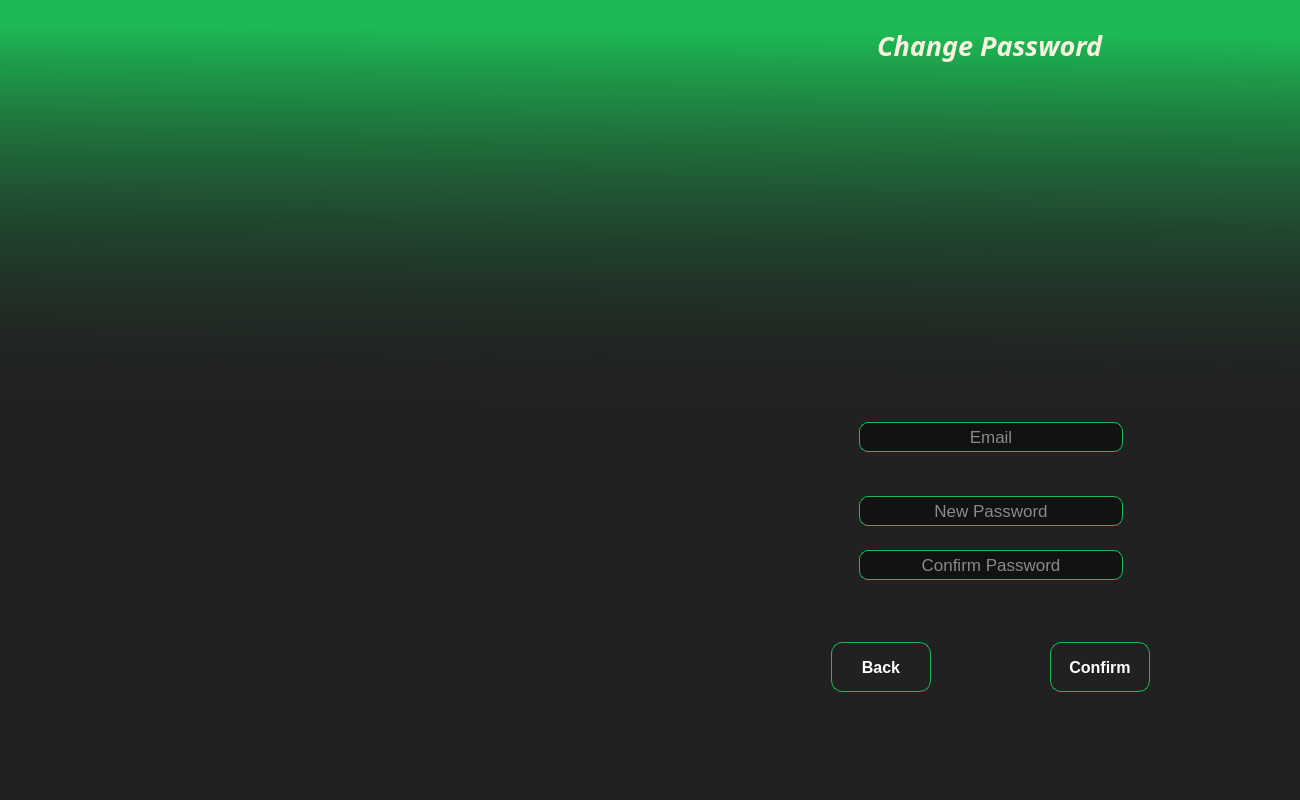
<?xml version="1.0" encoding="UTF-8"?>
<ui version="4.0">
 <class>MainWindow</class>
 <widget class="QMainWindow" name="MainWindow">
  <property name="geometry">
   <rect>
    <x>0</x>
    <y>0</y>
    <width>1300</width>
    <height>800</height>
   </rect>
  </property>
  <property name="minimumSize">
   <size>
    <width>1200</width>
    <height>500</height>
   </size>
  </property>
  <property name="maximumSize">
   <size>
    <width>167777</width>
    <height>167777</height>
   </size>
  </property>
  <property name="windowTitle">
   <string>E-Charging</string>
  </property>
  <property name="windowIcon">
   <iconset resource="resource.qrc">
    <normaloff>:/img/img/logo.png</normaloff>:/img/img/logo.png</iconset>
  </property>
  <property name="styleSheet">
   <string notr="true">
*{
border:none;
background-color:transparent;
background:transparent;
padding:0;
margin:0;
color:#fff;

}
#MainWindow{
background-color: qlineargradient(spread:pad, x1:0.564, y1:0, x2:0.549, y2:1, stop:0.0392157 rgba(29, 185, 84, 255), stop:0.52451 rgba(33, 33, 33, 255));
}


#centralwidget{
	/*background-color: rgb(39, 38, 60);
background-color: #212121;*/
background-color: qlineargradient(spread:pad, x1:0.564, y1:0, x2:0.549, y2:1, stop:0.0392157 rgba(29, 185, 84, 10), stop:0.52451 rgba(33, 33, 33, 255));
}
/*#pushButton{
border:5px solid #1db954;
border-radius:45px;
text-align:center;

}*/
/*QPushButton{
text-align:left;
padding:5px 10px;
border-top-left-radius:10px;
border-bottom-left-radius:10px;
}*/

QLineEdit{
background-color: #121212 /*rgb(27, 27, 39)*/;
border:1px solid #1db954/*cc5bce*/;
color:white;
text-align:center;
border-radius:9px;
}
#enter,#exist,#enterp,#signp{
border:1px solid #1db954/*cc5bce*/;
border-radius:11.25px;
text-align:center;
}
#enter:hover,#exist:hover,#enterp:hover,#signp:hover{
border:1px solid #121212 /*#cc5bce*/;
border-radius:11.25px;
text-align:center;
color:#121212;
background-color:#1db954 /*rgb(27, 27, 39)*/;
}</string>
  </property>
  <widget class="QWidget" name="centralwidget">
   <layout class="QHBoxLayout" name="horizontalLayout">
    <item>
     <widget class="QLabel" name="ani">
      <property name="text">
       <string/>
      </property>
      <property name="alignment">
       <set>Qt::AlignBottom|Qt::AlignHCenter</set>
      </property>
     </widget>
    </item>
    <item>
     <widget class="QStackedWidget" name="stackedWidget">
      <property name="minimumSize">
       <size>
        <width>4</width>
        <height>0</height>
       </size>
      </property>
      <property name="maximumSize">
       <size>
        <width>600</width>
        <height>800</height>
       </size>
      </property>
      <property name="currentIndex">
       <number>1</number>
      </property>
      <widget class="QWidget" name="Login">
       <layout class="QVBoxLayout" name="verticalLayout_6">
        <item>
         <widget class="QWidget" name="widget" native="true">
          <layout class="QVBoxLayout" name="verticalLayout">
           <item alignment="Qt::AlignHCenter">
            <widget class="QLabel" name="label_2">
             <property name="font">
              <font>
               <family>Rockwell Extra Bold</family>
               <pointsize>30</pointsize>
               <weight>75</weight>
               <italic>true</italic>
               <bold>true</bold>
              </font>
             </property>
             <property name="cursor">
              <cursorShape>IBeamCursor</cursorShape>
             </property>
             <property name="styleSheet">
              <string notr="true">color: rgb(247, 242, 224);</string>
             </property>
             <property name="text">
              <string>Login</string>
             </property>
            </widget>
           </item>
           <item>
            <spacer name="verticalSpacer_3">
             <property name="orientation">
              <enum>Qt::Vertical</enum>
             </property>
             <property name="sizeHint" stdset="0">
              <size>
               <width>20</width>
               <height>40</height>
              </size>
             </property>
            </spacer>
           </item>
           <item>
            <widget class="QFrame" name="frame">
             <property name="frameShape">
              <enum>QFrame::StyledPanel</enum>
             </property>
             <property name="frameShadow">
              <enum>QFrame::Raised</enum>
             </property>
             <layout class="QHBoxLayout" name="horizontalLayout_2">
              <item alignment="Qt::AlignBottom">
               <widget class="QPushButton" name="pushButton">
                <property name="minimumSize">
                 <size>
                  <width>450</width>
                  <height>200</height>
                 </size>
                </property>
                <property name="maximumSize">
                 <size>
                  <width>200</width>
                  <height>200</height>
                 </size>
                </property>
                <property name="styleSheet">
                 <string notr="true">
image: url(:/img/img/logo.png);</string>
                </property>
                <property name="text">
                 <string/>
                </property>
                <property name="iconSize">
                 <size>
                  <width>200</width>
                  <height>200</height>
                 </size>
                </property>
               </widget>
              </item>
             </layout>
            </widget>
           </item>
           <item>
            <spacer name="verticalSpacer">
             <property name="orientation">
              <enum>Qt::Vertical</enum>
             </property>
             <property name="sizeType">
              <enum>QSizePolicy::Maximum</enum>
             </property>
             <property name="sizeHint" stdset="0">
              <size>
               <width>20</width>
               <height>40</height>
              </size>
             </property>
            </spacer>
           </item>
           <item>
            <widget class="QWidget" name="widget_2" native="true">
             <layout class="QHBoxLayout" name="horizontalLayout_6">
              <item>
               <widget class="QFrame" name="frame_2">
                <property name="maximumSize">
                 <size>
                  <width>300</width>
                  <height>16777215</height>
                 </size>
                </property>
                <property name="frameShape">
                 <enum>QFrame::StyledPanel</enum>
                </property>
                <property name="frameShadow">
                 <enum>QFrame::Raised</enum>
                </property>
                <layout class="QVBoxLayout" name="verticalLayout_2">
                 <item>
                  <widget class="QFrame" name="frame_4">
                   <property name="frameShape">
                    <enum>QFrame::StyledPanel</enum>
                   </property>
                   <property name="frameShadow">
                    <enum>QFrame::Raised</enum>
                   </property>
                   <layout class="QVBoxLayout" name="verticalLayout_9">
                    <item>
                     <widget class="QLineEdit" name="nameenter">
                      <property name="minimumSize">
                       <size>
                        <width>0</width>
                        <height>30</height>
                       </size>
                      </property>
                      <property name="maximumSize">
                       <size>
                        <width>16777215</width>
                        <height>16777215</height>
                       </size>
                      </property>
                      <property name="styleSheet">
                       <string notr="true">font-size:17px;</string>
                      </property>
                      <property name="alignment">
                       <set>Qt::AlignCenter</set>
                      </property>
                      <property name="placeholderText">
                       <string>Email</string>
                      </property>
                     </widget>
                    </item>
                    <item>
                     <widget class="QLabel" name="labelemailsign">
                      <property name="text">
                       <string/>
                      </property>
                     </widget>
                    </item>
                   </layout>
                  </widget>
                 </item>
                 <item>
                  <widget class="QFrame" name="frame_5">
                   <property name="frameShape">
                    <enum>QFrame::StyledPanel</enum>
                   </property>
                   <property name="frameShadow">
                    <enum>QFrame::Raised</enum>
                   </property>
                   <layout class="QVBoxLayout" name="verticalLayout_8">
                    <item>
                     <widget class="QLineEdit" name="passenter">
                      <property name="minimumSize">
                       <size>
                        <width>0</width>
                        <height>30</height>
                       </size>
                      </property>
                      <property name="styleSheet">
                       <string notr="true">font-size:17px;</string>
                      </property>
                      <property name="echoMode">
                       <enum>QLineEdit::Password</enum>
                      </property>
                      <property name="alignment">
                       <set>Qt::AlignCenter</set>
                      </property>
                      <property name="placeholderText">
                       <string>Password</string>
                      </property>
                     </widget>
                    </item>
                    <item>
                     <widget class="QLabel" name="labelpass">
                      <property name="text">
                       <string/>
                      </property>
                     </widget>
                    </item>
                   </layout>
                  </widget>
                 </item>
                 <item>
                  <widget class="QPushButton" name="pushButton_2">
                   <property name="font">
                    <font>
                     <pointsize>9</pointsize>
                     <weight>75</weight>
                     <bold>true</bold>
                     <underline>true</underline>
                    </font>
                   </property>
                   <property name="cursor">
                    <cursorShape>PointingHandCursor</cursorShape>
                   </property>
                   <property name="text">
                    <string>Forget password </string>
                   </property>
                  </widget>
                 </item>
                </layout>
               </widget>
              </item>
             </layout>
            </widget>
           </item>
           <item>
            <widget class="QFrame" name="frame_3">
             <property name="frameShape">
              <enum>QFrame::StyledPanel</enum>
             </property>
             <property name="frameShadow">
              <enum>QFrame::Raised</enum>
             </property>
             <layout class="QHBoxLayout" name="horizontalLayout_5">
              <item>
               <widget class="QPushButton" name="exist">
                <property name="minimumSize">
                 <size>
                  <width>100</width>
                  <height>0</height>
                 </size>
                </property>
                <property name="maximumSize">
                 <size>
                  <width>100</width>
                  <height>50</height>
                 </size>
                </property>
                <property name="font">
                 <font>
                  <pointsize>12</pointsize>
                  <weight>75</weight>
                  <bold>true</bold>
                 </font>
                </property>
                <property name="text">
                 <string>Exist</string>
                </property>
               </widget>
              </item>
              <item>
               <widget class="QPushButton" name="enter">
                <property name="minimumSize">
                 <size>
                  <width>100</width>
                  <height>50</height>
                 </size>
                </property>
                <property name="maximumSize">
                 <size>
                  <width>100</width>
                  <height>50</height>
                 </size>
                </property>
                <property name="font">
                 <font>
                  <pointsize>12</pointsize>
                  <weight>75</weight>
                  <bold>true</bold>
                 </font>
                </property>
                <property name="cursor">
                 <cursorShape>PointingHandCursor</cursorShape>
                </property>
                <property name="text">
                 <string>Enter</string>
                </property>
               </widget>
              </item>
             </layout>
            </widget>
           </item>
           <item>
            <spacer name="verticalSpacer_4">
             <property name="orientation">
              <enum>Qt::Vertical</enum>
             </property>
             <property name="sizeHint" stdset="0">
              <size>
               <width>20</width>
               <height>40</height>
              </size>
             </property>
            </spacer>
           </item>
          </layout>
         </widget>
        </item>
       </layout>
      </widget>
      <widget class="QWidget" name="Password">
       <layout class="QVBoxLayout" name="verticalLayout_3">
        <item>
         <widget class="QWidget" name="widget_3" native="true">
          <layout class="QVBoxLayout" name="verticalLayout_4">
           <item alignment="Qt::AlignHCenter">
            <widget class="QLabel" name="label">
             <property name="font">
              <font>
               <family>Rockwell Extra Bold</family>
               <pointsize>20</pointsize>
               <weight>75</weight>
               <italic>true</italic>
               <bold>true</bold>
              </font>
             </property>
             <property name="styleSheet">
              <string notr="true">color: rgb(247, 242, 224);</string>
             </property>
             <property name="text">
              <string>Change Password</string>
             </property>
            </widget>
           </item>
           <item>
            <spacer name="verticalSpacer_5">
             <property name="orientation">
              <enum>Qt::Vertical</enum>
             </property>
             <property name="sizeHint" stdset="0">
              <size>
               <width>20</width>
               <height>40</height>
              </size>
             </property>
            </spacer>
           </item>
           <item>
            <widget class="QFrame" name="frame_6">
             <property name="frameShape">
              <enum>QFrame::StyledPanel</enum>
             </property>
             <property name="frameShadow">
              <enum>QFrame::Raised</enum>
             </property>
             <layout class="QHBoxLayout" name="horizontalLayout_7">
              <item>
               <widget class="QPushButton" name="pushButton_3">
                <property name="minimumSize">
                 <size>
                  <width>450</width>
                  <height>200</height>
                 </size>
                </property>
                <property name="maximumSize">
                 <size>
                  <width>200</width>
                  <height>200</height>
                 </size>
                </property>
                <property name="styleSheet">
                 <string notr="true">image: url(:/img/img/logo.png);</string>
                </property>
                <property name="text">
                 <string/>
                </property>
                <property name="iconSize">
                 <size>
                  <width>200</width>
                  <height>200</height>
                 </size>
                </property>
               </widget>
              </item>
             </layout>
            </widget>
           </item>
           <item>
            <spacer name="verticalSpacer_2">
             <property name="orientation">
              <enum>Qt::Vertical</enum>
             </property>
             <property name="sizeType">
              <enum>QSizePolicy::Maximum</enum>
             </property>
             <property name="sizeHint" stdset="0">
              <size>
               <width>20</width>
               <height>50</height>
              </size>
             </property>
            </spacer>
           </item>
           <item>
            <widget class="QWidget" name="widget_4" native="true">
             <property name="minimumSize">
              <size>
               <width>0</width>
               <height>0</height>
              </size>
             </property>
             <layout class="QHBoxLayout" name="horizontalLayout_8">
              <item>
               <widget class="QFrame" name="frame_7">
                <property name="minimumSize">
                 <size>
                  <width>0</width>
                  <height>0</height>
                 </size>
                </property>
                <property name="maximumSize">
                 <size>
                  <width>300</width>
                  <height>400</height>
                 </size>
                </property>
                <property name="frameShape">
                 <enum>QFrame::StyledPanel</enum>
                </property>
                <property name="frameShadow">
                 <enum>QFrame::Raised</enum>
                </property>
                <layout class="QVBoxLayout" name="verticalLayout_5">
                 <item>
                  <widget class="QFrame" name="frame_8">
                   <property name="frameShape">
                    <enum>QFrame::StyledPanel</enum>
                   </property>
                   <property name="frameShadow">
                    <enum>QFrame::Raised</enum>
                   </property>
                   <layout class="QVBoxLayout" name="verticalLayout_16">
                    <item>
                     <widget class="QLineEdit" name="nameenterp">
                      <property name="minimumSize">
                       <size>
                        <width>0</width>
                        <height>30</height>
                       </size>
                      </property>
                      <property name="maximumSize">
                       <size>
                        <width>16777215</width>
                        <height>16777215</height>
                       </size>
                      </property>
                      <property name="styleSheet">
                       <string notr="true">font-size:17px;</string>
                      </property>
                      <property name="alignment">
                       <set>Qt::AlignCenter</set>
                      </property>
                      <property name="placeholderText">
                       <string>Email</string>
                      </property>
                     </widget>
                    </item>
                    <item>
                     <widget class="QLabel" name="labelemailchange">
                      <property name="text">
                       <string/>
                      </property>
                     </widget>
                    </item>
                   </layout>
                  </widget>
                 </item>
                 <item>
                  <widget class="QFrame" name="frame_9">
                   <property name="frameShape">
                    <enum>QFrame::StyledPanel</enum>
                   </property>
                   <property name="frameShadow">
                    <enum>QFrame::Raised</enum>
                   </property>
                   <layout class="QVBoxLayout" name="verticalLayout_7">
                    <item>
                     <widget class="QLineEdit" name="changepwd">
                      <property name="minimumSize">
                       <size>
                        <width>0</width>
                        <height>30</height>
                       </size>
                      </property>
                      <property name="styleSheet">
                       <string notr="true">font-size:17px;</string>
                      </property>
                      <property name="text">
                       <string/>
                      </property>
                      <property name="echoMode">
                       <enum>QLineEdit::Password</enum>
                      </property>
                      <property name="alignment">
                       <set>Qt::AlignCenter</set>
                      </property>
                      <property name="placeholderText">
                       <string>New Password</string>
                      </property>
                     </widget>
                    </item>
                   </layout>
                  </widget>
                 </item>
                 <item>
                  <widget class="QFrame" name="frame_11">
                   <property name="minimumSize">
                    <size>
                     <width>0</width>
                     <height>30</height>
                    </size>
                   </property>
                   <property name="frameShape">
                    <enum>QFrame::StyledPanel</enum>
                   </property>
                   <property name="frameShadow">
                    <enum>QFrame::Raised</enum>
                   </property>
                   <layout class="QVBoxLayout" name="verticalLayout_10">
                    <item>
                     <widget class="QLineEdit" name="confirmpwd">
                      <property name="minimumSize">
                       <size>
                        <width>0</width>
                        <height>30</height>
                       </size>
                      </property>
                      <property name="font">
                       <font>
                        <pointsize>-1</pointsize>
                       </font>
                      </property>
                      <property name="styleSheet">
                       <string notr="true">font-size:17px;</string>
                      </property>
                      <property name="text">
                       <string/>
                      </property>
                      <property name="echoMode">
                       <enum>QLineEdit::Password</enum>
                      </property>
                      <property name="alignment">
                       <set>Qt::AlignCenter</set>
                      </property>
                      <property name="placeholderText">
                       <string>Confirm Password</string>
                      </property>
                     </widget>
                    </item>
                   </layout>
                  </widget>
                 </item>
                 <item>
                  <widget class="QLabel" name="labelchangepass">
                   <property name="text">
                    <string/>
                   </property>
                  </widget>
                 </item>
                </layout>
               </widget>
              </item>
             </layout>
            </widget>
           </item>
           <item>
            <widget class="QFrame" name="frame_10">
             <property name="frameShape">
              <enum>QFrame::StyledPanel</enum>
             </property>
             <property name="frameShadow">
              <enum>QFrame::Raised</enum>
             </property>
             <layout class="QHBoxLayout" name="horizontalLayout_11">
              <item>
               <widget class="QPushButton" name="enterp">
                <property name="minimumSize">
                 <size>
                  <width>100</width>
                  <height>50</height>
                 </size>
                </property>
                <property name="maximumSize">
                 <size>
                  <width>100</width>
                  <height>50</height>
                 </size>
                </property>
                <property name="font">
                 <font>
                  <pointsize>12</pointsize>
                  <weight>75</weight>
                  <bold>true</bold>
                 </font>
                </property>
                <property name="text">
                 <string>Back</string>
                </property>
               </widget>
              </item>
              <item>
               <widget class="QPushButton" name="signp">
                <property name="minimumSize">
                 <size>
                  <width>100</width>
                  <height>50</height>
                 </size>
                </property>
                <property name="maximumSize">
                 <size>
                  <width>100</width>
                  <height>50</height>
                 </size>
                </property>
                <property name="font">
                 <font>
                  <pointsize>12</pointsize>
                  <weight>75</weight>
                  <bold>true</bold>
                 </font>
                </property>
                <property name="text">
                 <string>Confirm</string>
                </property>
               </widget>
              </item>
             </layout>
            </widget>
           </item>
           <item>
            <spacer name="verticalSpacer_6">
             <property name="orientation">
              <enum>Qt::Vertical</enum>
             </property>
             <property name="sizeHint" stdset="0">
              <size>
               <width>20</width>
               <height>40</height>
              </size>
             </property>
            </spacer>
           </item>
          </layout>
         </widget>
        </item>
       </layout>
      </widget>
     </widget>
    </item>
   </layout>
  </widget>
  <widget class="QMenuBar" name="menubar">
   <property name="geometry">
    <rect>
     <x>0</x>
     <y>0</y>
     <width>1300</width>
     <height>26</height>
    </rect>
   </property>
  </widget>
  <widget class="QStatusBar" name="statusbar"/>
 </widget>
 <resources>
  <include location="resource.qrc"/>
 </resources>
 <connections/>
</ui>
